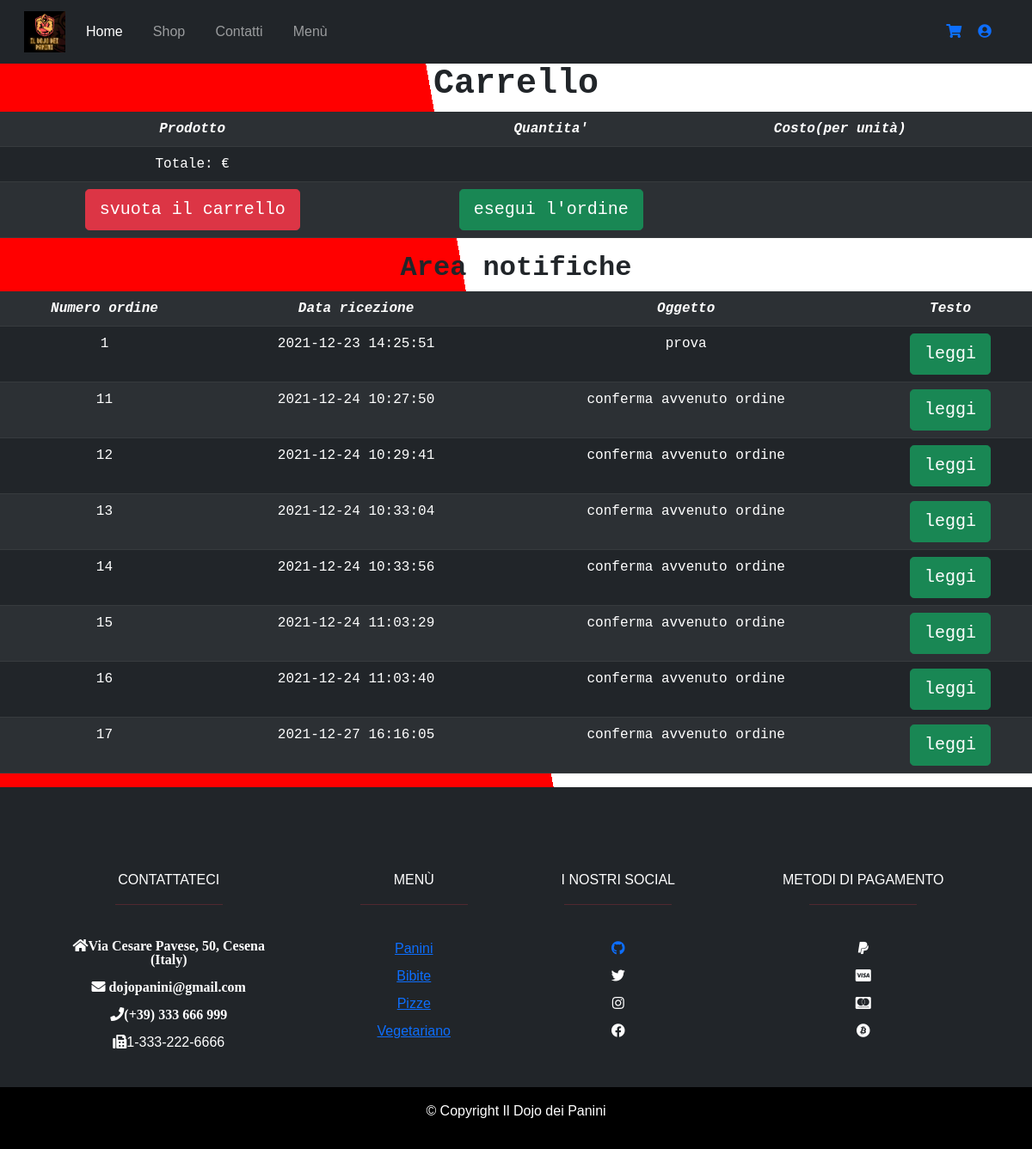
The page /php/carrello.php (signed in) on the database its author committed.
### tables this page shows
CREATE TABLE IF NOT EXISTS `notifiche` (
  `codice_notifica` int(8) NOT NULL,
  `oggetto` varchar(50) NOT NULL,
  `testo` text NOT NULL,
  `codice_ordine` int(8) NOT NULL,
  PRIMARY KEY (`codice_notifica`),
  KEY `codice_ordine` (`codice_ordine`)
);

CREATE TABLE IF NOT EXISTS `ordini` (
  `codice_ordine` int(8) NOT NULL,
  `UserID` int(10) NOT NULL,
  `DataOra` timestamp NOT NULL DEFAULT current_timestamp() ON UPDATE current_timestamp(),
  PRIMARY KEY (`codice_ordine`),
  KEY `UserID` (`UserID`) USING BTREE
);

### php/carrello.php (called while the page is built)
<?php
require_once 'bootstrap.php';
$templateParams["titolo"] = "carrello";
if (isUserLoggedIn()) {
    $templateParams["nome"] = "carrello-tmplt.php";
    $templateParams["product"] = $dbh->getShoppingCartProducts($_SESSION["UserID"]);
    $templateParams["total"] = $dbh->getShoppingCartTotal($_SESSION["UserID"]);
    $templateParams["notifiche"] = $dbh->getNotificationFromUser($_SESSION["UserID"]);
} else if (isAdminLoggedIn()) {
    header("Refresh:0; url=login-admin.php");
} else {
    header("Refresh:0; url=login.php");
}
require 'template/base.php';
?>

### php/database.php (called while the page is built, shortened)
<?php
class DatabaseHelper{
    private $db;
    public function __construct($servername, $username, $password, $dbname, $port){
        $this->db = new mysqli($servername, $username, $password, $dbname, $port);
    }
    public function getShoppingCartProducts($userID) {
        $stmt = $this -> db -> prepare("SELECT * FROM carrello AS c, prodotti AS p WHERE p.codice_prodotto = c.cod_prodotto AND c.cod_utente = ?;");
        $stmt->bind_param('i', $userID);
        $stmt->execute();
        $result = $stmt->get_result();
        return $result->fetch_all(MYSQLI_ASSOC);
    }
    public function getShoppingCartTotal($userID) {
        $stmt = $this -> db -> prepare("SELECT SUM(p.prezzo * c.quantita) as totale from carrello as c, prodotti as p where p.codice_prodotto = c.cod_prodotto AND c.cod_utente = ?;");
        $stmt -> bind_param('i', $userID);
        $stmt->execute();
        $result = $stmt->get_result();
        return $result->fetch_all(MYSQLI_ASSOC);
    }
    public function getNotificationFromUser($UserID) {
        $stmt = $this->db->prepare("SELECT n.codice_ordine, n.oggetto, n.testo, o.DataOra FROM users as u, ordini as o, notifiche as n WHERE n.codice_ordine = o.codice_ordine AND o.UserID = ? AND o.UserID = u.UserID");
        $stmt->bind_param("i", $UserID);
        $stmt->execute();
        $result = $stmt->get_result();
        return $result->fetch_all(MYSQLI_ASSOC);
    }
}
?>

### php/bootstrap.php (called while the page is built, shortened)
<?php
require_once("../php/database.php");
$dbh = new DatabaseHelper("localhost", "root", "", "dojo", 3306);
?>

### php/template/carrello-tmplt.php (the view, shortened to what this page needs)
<section class="table-responsive-sm">
    <h1 class="text-center fw-bold font-monospace">Carrello</h1>
    <table class="table table-responsive-sm table-striped table-dark table-hover fw-light text-center font-monospace">
        <tr class="fst-italic">
            <th id="product">Prodotto</th><th id="quantita">Quantita'</th><th id="costo">Costo(per unità)</th><th></th><th></th><th></th>
        </tr>
        <tr>
            <td><?php echo "Totale: "; echo $templateParams["total"][0]["totale"];?>€</td>
            <td></td>
            <td></td>
            <td></td>
            <td></td>
            <td></td>
        </tr>
        <tr>
            <td><a href="svuota_carrello.php" class="btn btn-danger btn-lg">svuota il carrello</a></td>
            <td><a href="pagamento.php" class="btn btn-success btn-lg">esegui l'ordine</a></td>
            <td></td>
            <td></td>
            <td></td>
            <td></td>
        </tr>
    </table>
</section>
<div>
        <h2 class="text-center fw-bold font-monospace">Area notifiche</h2>
        <table class="table table-responsive-sm table-striped table-dark table-hover fw-light text-center font-monospace">
            <tr class="fst-italic bg-light">
                <th id="idOrdine">Numero ordine</th><th id="data">Data ricezione</th><th id="oggetto">Oggetto</th><th id="testo">Testo</th>
            <?php foreach($templateParams["notifiche"] as $notifica): ?>            </tr>
            <tr class="text-lowercase">
                 <td><?php echo $notifica["codice_ordine"]; ?></td>
                 <td><?php echo $notifica["DataOra"]; ?></td>
                 <td><?php echo $notifica["oggetto"]; ?></td>
                 <td><a href="articolo-completo.php?id=<?php echo $notifica["codice_ordine"]; ?>" class="btn btn-success btn-lg">leggi</a></td>
            <?php endforeach;?>
            </tr>
        </table>
</div>

### css/base_style.css (style rules this page uses)
body { background: linear-gradient(-100deg, white 50%, red 50%); font-family: century-gothic, sans-serif; font-weight: 400; font-style: normal; }

### rows shown on the page
notifiche: codice_ordine "1", codice_ordine.DataOra "2021-12-23 14:25:51", oggetto "prova"
notifiche: codice_ordine "11", codice_ordine.DataOra "2021-12-24 10:27:50", oggetto "conferma avvenuto ordine"
notifiche: codice_ordine "12", codice_ordine.DataOra "2021-12-24 10:29:41", oggetto "conferma avvenuto ordine"
notifiche: codice_ordine "13", codice_ordine.DataOra "2021-12-24 10:33:04", oggetto "conferma avvenuto ordine"
notifiche: codice_ordine "14", codice_ordine.DataOra "2021-12-24 10:33:56", oggetto "conferma avvenuto ordine"
notifiche: codice_ordine "15", codice_ordine.DataOra "2021-12-24 11:03:29", oggetto "conferma avvenuto ordine"
notifiche: codice_ordine "16", codice_ordine.DataOra "2021-12-24 11:03:40", oggetto "conferma avvenuto ordine"
notifiche: codice_ordine "17", codice_ordine.DataOra "2021-12-27 16:16:05", oggetto "conferma avvenuto ordine"
